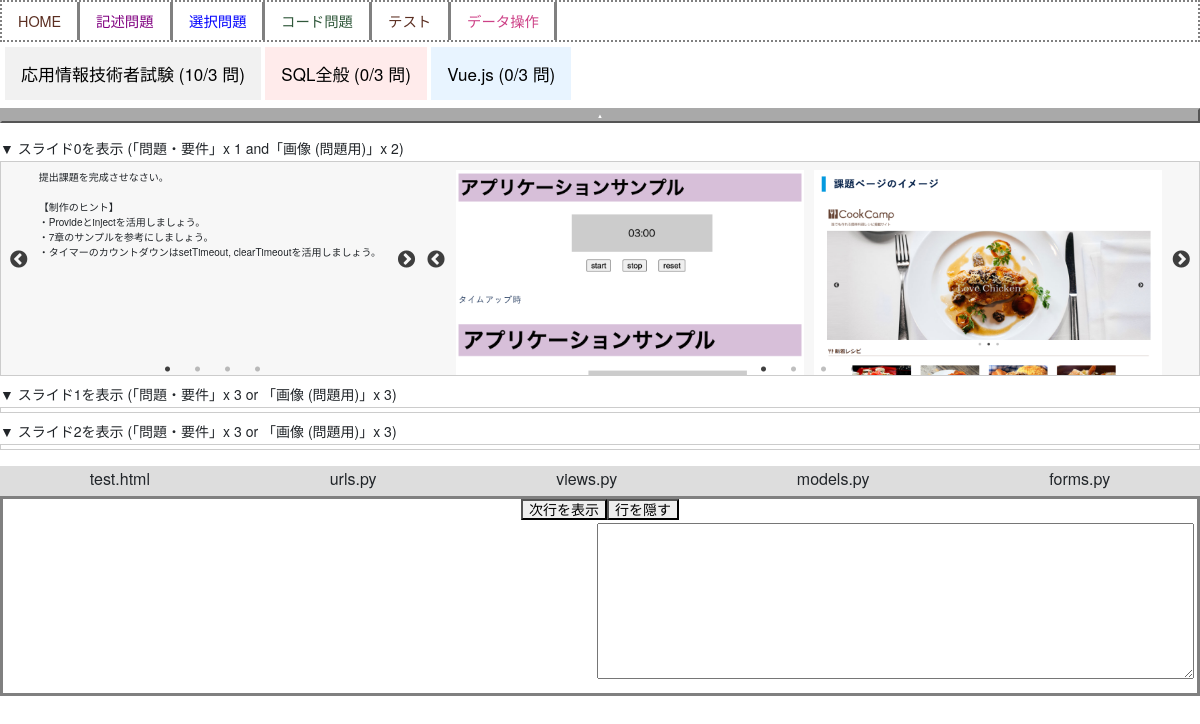
Screenshot of /codepractice/test/ with the database file from the repository.
### sqlapp/models.py (models this page shows, shortened)
class Category(models.Model):
    name = models.CharField(max_length=100)

class Codepractice(models.Model):
    question1 = models.TextField(verbose_name="問題")
    question2 = models.TextField(verbose_name="問題", null=True, blank= True)
    question3 = models.TextField(verbose_name="問題", null=True, blank= True)
    req1 = models.TextField(verbose_name="要件", null=True, blank= True)
    req2 = models.TextField(verbose_name="要件", null=True, blank= True)
    req3 = models.TextField(verbose_name="要件", null=True, blank= True)
    answerTitle1 = models.CharField(verbose_name="モジュール名1", max_length=255)
    answerTitle2 = models.CharField(verbose_name="モジュール名2", max_length=255, null=True,  blank=True)
    answerTitle3 = models.CharField(verbose_name="モジュール名3", max_length=255, null=True,  blank=True)
    answerTitle4 = models.CharField(verbose_name="モジュール名4", max_length=255, null=True,  blank=True)
    answerTitle5 = models.CharField(verbose_name="モジュール名5", max_length=255, null=True,  blank=True)
    answerTitle6 = models.CharField(verbose_name="モジュール名6", max_length=255, null=True,  blank=True)
    answerTitle7 = models.CharField(verbose_name="モジュール名7", max_length=255, null=True,  blank=True)
    answer1 = models.TextField(verbose_name="正解コード1")
    answer2 = models.TextField(verbose_name="正解コード2", null=True, blank= True)
    answer3 = models.TextField(verbose_name="正解コード3", null=True, blank= True)
    answer4 = models.TextField(verbose_name="正解コード4", null=True, blank= True)
    answer5 = models.TextField(verbose_name="正解コード5", null=True, blank= True)
    answer6 = models.TextField(verbose_name="正解コード6", null=True, blank= True)
    answer7 = models.TextField(verbose_name="正解コード7", null=True, blank= True)
    thumbnailQ1 = models.ImageField(verbose_name="画像1 (問題用)", null=True, blank= True)
    thumbnailQ2 = models.ImageField(verbose_name="画像2 (問題用)", null=True, blank= True)
    thumbnailQ3 = models.ImageField(verbose_name="画像3 (問題用)", null=True, blank= True)
    thumbnailQ4 = models.ImageField(verbose_name="画像4 (問題用)", null=True, blank= True)
    thumbnailQ5 = models.ImageField(verbose_name="画像5 (問題用)", null=True, blank= True)
    thumbnailQ6 = models.ImageField(verbose_name="画像6 (問題用)", null=True, blank= True)
    thumbnailQ7 = models.ImageField(verbose_name="画像7 (問題用)", null=True, blank= True)
    thumbnailQ8 = models.ImageField(verbose_name="画像8 (問題用)", null=True, blank= True)
    thumbnailQ9 = models.ImageField(verbose_name="画像9 (問題用)", null=True, blank= True)
    thumbnailQ10 = models.ImageField(verbose_name="画像10 (問題用)", null=True, blank= True)
    thumbnailQ11 = models.ImageField(verbose_name="画像11 (問題用)", null=True, blank= True)
    thumbnailQ12 = models.ImageField(verbose_name="画像12 (問題用)", null=True, blank= True)
    thumbnailQ13 = models.ImageField(verbose_name="画像13 (問題用)", null=True, blank= True)
    thumbnailQ14 = models.ImageField(verbose_name="画像14 (問題用)", null=True, blank= True)
    thumbnailQ15 = models.ImageField(verbose_name="画像15 (問題用)", null=True, blank= True)
    thumbnailQ16 = models.ImageField(verbose_name="画像16 (問題用)", null=True, blank= True)
    thumbnailQ17 = models.ImageField(verbose_name="画像17 (問題用)", null=True, blank= True)
    thumbnailQ18 = models.ImageField(verbose_name="画像18 (問題用)", null=True, blank= True)
    thumbnailQ19 = models.ImageField(verbose_name="画像19 (問題用)", null=True, blank= True)
    thumbnailQ20 = models.ImageField(verbose_name="画像20 (問題用)", null=True, blank= True)
    thumbnailQ21 = models.ImageField(verbose_name="画像21 (問題用)", null=True, blank= True)
    thumbnailQ22 = models.ImageField(verbose_name="画像22 (問題用)", null=True, blank= True)
    thumbnailQ23 = models.ImageField(verbose_name="画像23 (問題用)", null=True, blank= True)
    thumbnailQ24 = models.ImageField(verbose_name="画像24 (問題用)", null=True, blank= True)
    thumbnailQ25 = models.ImageField(verbose_name="画像25 (問題用)", null=True, blank= True)
    thumbnailQ26 = models.ImageField(verbose_name="画像26 (問題用)", null=True, blank= True)
    thumbnailQ27 = models.ImageField(verbose_name="画像27 (問題用)", null=True, blank= True)
    thumbnailQ28 = models.ImageField(verbose_name="画像28 (問題用)", null=True, blank= True)
    thumbnailQ29 = models.ImageField(verbose_name="画像29 (問題用)", null=True, blank= True)
    thumbnailQ30 = models.ImageField(verbose_name="画像30 (問題用)", null=True, blank= True)
    explanation = models.TextField(verbose_name="解説", null=True,  blank=True)
    thumbnailA1 = models.ImageField(verbose_name="画像1 (正解用)", null=True, blank= True)
    thumbnailA2 = models.ImageField(verbose_name="画像2 (正解用)", null=True, blank= True)
    thumbnailA3 = models.ImageField(verbose_name="画像3 (正解用)", null=True, blank= True)
    thumbnailA4 = models.ImageField(verbose_name="画像4 (正解用)", null=True, blank= True)
    thumbnailA5 = models.ImageField(verbose_name="画像5 (正解用)", null=True, blank= True)
    created_at = models.DateTimeField(auto_now_add=True)
    category = models.ForeignKey(Category, on_delete=models.CASCADE,verbose_name="カテゴリ", null=True,  blank=True)
    shoseki = models.ForeignKey(Book, on_delete=models.CASCADE,verbose_name="書籍・HP", null=True, blank= True)
    shoseki_page = models.CharField(verbose_name="書籍ページ・HP何問目", max_length=255, null=True,  blank=True)
    """
    def __str__(self):
        return str(self.id)
        """

### sqlapp/views.py (the view)
# urls.py: path('codepractice/test/', views.quiz_view, name='test-codepractice10')
def quiz_view(request):
    latest_question = Codepractice.objects.latest('created_at')
    categories_data = get_categories_data()
    categories = Category.objects.all()
    questions_data = {
        'question1': latest_question.question1,
        'question2': latest_question.question2,
        'question3': latest_question.question3,
        'answer1': latest_question.answer1,
        'answer2': latest_question.answer2,
        'answer3': latest_question.answer3,
        'answer4': latest_question.answer4,
        'answer5': latest_question.answer5,
        'answerTitle1': latest_question.answerTitle1,
        'answerTitle2': latest_question.answerTitle2,
        'answerTitle3': latest_question.answerTitle3,
        'answerTitle4': latest_question.answerTitle4,
        'answerTitle5': latest_question.answerTitle5,
    }
    form1 = CodePracticeSlickForm1(instance=latest_question)
    form2 = CodePracticeSlickForm2(instance=latest_question)
    form3 = CodePracticeSlickForm3(instance=latest_question)
    context = {
        'form1': form1,
        'form2': form2,
        'form3': form3,
        'questions': questions_data,
        'answer_range': range(1, 6),
        'categories_data': categories_data,
        'categories': categories
    }
    return render(request, 'sqlapp/codepractice_test.html', context)  # テンプレートのパスを調整

### sqlapp/forms.py
class CodePracticeSlickForm1(forms.ModelForm):
    class Meta:
        model = Codepractice
        fields = ['question1', 'question2', 'question3', 'req1', 'req2', 'req3']

class CodePracticeSlickForm2(forms.ModelForm):
    class Meta:
        model = Codepractice
        fields = ['thumbnailQ1', 'thumbnailQ2', 'thumbnailQ3', 'thumbnailQ4', 'thumbnailQ5', 'thumbnailQ6', 'thumbnailQ7', 'thumbnailQ8', 'thumbnailQ9', 'thumbnailQ10']

### sqlapp/templates/sqlapp/codepractice_test.html (shortened to what this page needs)
{% extends 'baseCodepracticeTest.html' %}
{% block content %}
{% load custom_filters %}
    <div class="wrap">
    {% include 'sqlapp/components/codepractice_test_q1th2.html' %}
    {% include 'sqlapp/components/codepractice_test_q3_th3_no1.html' %}
    {% include 'sqlapp/components/codepractice_test_q3_th3_no2.html' %}
    </div>
    {% include 'sqlapp/components/codepractice/answer2.html' %}
{% endblock content %}

### sqlapp/templates/sqlapp/components/tab_content.html (shortened to what this page needs)
<div class="tab">
    {% for item in categories_data %}
    <button class="tablinks tab{{ forloop.counter }}" onclick="openTab(event, 'Tab{{ item.category.id }}')">
        {{ item.category.name }} ({{ item.today_count }}/{{ item.target_count }} 問)
    </button>
    {% endfor %}
</div>

### sqlapp/templates/sqlapp/components/codepractice_test_q1th2.html (shortened to what this page needs)
<label for="label0" class="label">▼ スライド0を表示 (「問題・要件」x 1 and「画像 (問題用)」x 2)</label>
<div class="content content0">
<div class="carousel-container">
    <div class="carousel0 c0_1">
    {% for field1 in form1 %}
        {% if field1.value %}
            <div>
                {{ field1.value|linebreaksbr }}
            </div>
        {% endif %}
    {% endfor %}
    </div>
    <div class="carousel0_2 c0_1_2">
    {% for field2 in form2 %}
        {% if field2.value %}
            <div>
                <img src="{{ field2.value.url }}">
            </div>
        {% endif %}
    {% endfor %}
    </div>
</div>
</div>

### sqlapp/templates/sqlapp/components/codepractice/answer2.html (shortened to what this page needs)
<div class="tabs">
    <label for="labelAns1" class="tab tab1">{{ questions.answerTitle1 }}</label>
    <label for="labelAns2" class="tab tab2">{{ questions.answerTitle2 }}</label>
    <label for="labelAns3" class="tab tab3">{{ questions.answerTitle3 }}</label>
    <label for="labelAns4" class="tab tab4">{{ questions.answerTitle4 }}</label>
    <label for="labelAns5" class="tab tab5">{{ questions.answerTitle5 }}</label>
</div>
<div class="content-area">
    <div class="contentAnsWrapper">
        <button id="show-line-button" class="nextLine nextLineAns1">次行を表示</button>
        <button id="hide-line-button1" class="hideLine hideLineAns1">行を隠す</button>
    </div>
    <div class="content contentAns contentAns1">
        <div class="carousel-con">
            <div class="flex-container">
                <textarea name="" id="" rows="10"></textarea>
            </div>
        </div>
    </div>
</div>

### sqlapp/static/sqlapp/css/style.css (style rules this page uses)
body { font-family: 'Hannotate SC','HanziPen SC','Avenir','Helvetica Neue','Helvetica','Arial','Hiragino Sans','ヒラギノ角ゴシック',YuGothic,'Yu Gothic','メイリオ', Meiryo,'ＭＳ Ｐゴシック','MS PGothic' !important; }
body { background-color:rgba(249, 235, 235, 0.8); background-color: white ; background-blend-mode: lighten; }
.wrap { margin: 2em 0; padding: 0; }
.wrap { margin: 1em 0 !important; }
body, html, main { height: 100%; margin: auto 0; font-family: 'Hannotate SC','HanziPen SC','Avenir','Helvetica Neue','Helvetica','Arial','Hiragino Sans','ヒラギノ角ゴシック',YuGothic,'Yu Gothic','メイリオ', Meiryo,'ＭＳ Ｐゴシック','MS PGothic'; }
.tab button { background-color: inherit; border: none; outline: none; cursor: pointer; padding: 14px 16px; transition: 0.3s; font-size: 17px; display: inline-block; }
.tab button.tab1 { background-color: #f1f1f1; }
.tab button.tab2 { background-color: #ffebeb; }
.tab button.tab3 { background-color: #e8f4ff; }

### sqlapp/static/sqlapp/css/styleCodepracticeTest.css (style rules this page uses)
.slick-slide { height: 215px; display: flex; justify-content: center; align-items: center; font-size: 10px; padding: 12px; padding: 5px; }
.slick-slide img { max-height: 100%; max-width: 100%; width: auto; height: auto; margin: auto; }
.wrap { margin: 2em 0; padding: 0; }
.wrap .content { height: 0; padding: 2px; overflow: hidden; margin-bottom: 10px; border: 1px solid #ccc; }
.wrap .content0 { height: 215px; overflow-y: auto; padding: 3px; background: #f7f7f7; }
label { padding-bottom: 5px; }

### templates/baseCodepracticeTest.html (style rules this page uses)
.carousel-container { display: flex; justify-content: space-between; height: 220px; overflow-y: auto; }
.slick-slide { overflow-y: auto; }
.slick-slider { margin-bottom: 0; }
@media screen and (min-width: 1080px) { .carousel0 { width: 30%; margin: 0 auto; } }
@media screen and (min-width: 1080px) { .carousel0_2 { width: 60%; margin: 0 auto; } }
.slick-slide { display: flex; justify-content: center; align-items: center; font-size: 10px; padding: 12px; padding: 5px; overflow-y: auto; }
.slick-slide img { max-height: 100%; max-width: 100%; width: auto; height: auto; margin: auto; }
.c0_1_2 { display: block; }
.wrap { padding: 0; }
.label { font-size: 14px; }
.nextLineAns1 { display: block; }
.hideLineAns1 { display: block; }
.content-area { border: solid 3px grey; font-size: 14px; }
.flex-container { display: flex; align-items: center; justify-content: space-between; }
.flex-container textarea { width: 50%; height: 95%; margin: 3px; }
.tabs { display: flex; justify-content: space-around; background-color: #ddd; height: 30px; }
.tab { padding: 5px; padding-bottom:0; cursor: pointer; }
.content-area { min-height: 200px; }
.contentAns { display: none; }
.contentAns1 { display: block; }
.contentAnsWrapper { display: flex; justify-content: center; }

### rows the page displays
Category: category.name "応用情報技術者試験", today_count "10", target_count "3"
Category: category.name "SQL全般", today_count "0", target_count "3"
Category: category.name "Vue.js", today_count "0", target_count "3"
Codepractice: value "提出課題を完成させなさい。 【制作のヒント】 ・Provideとinjectを活用しましょう。 ・7章のサンプルを参考にしましょう。 ・タイマーのカウントダウンはsetTimeout, clearTimeoutを活用しましょう。", answerTitle1 "test.html", answerTitle2 "urls.py", answerTitle3 "views.py", answerTitle4 "models.py", answerTitle5 "forms.py"
